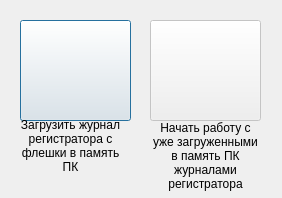
<?xml version="1.0" encoding="UTF-8"?>
<ui version="4.0">
 <class>WelcomeDialog</class>
 <widget class="QDialog" name="WelcomeDialog">
  <property name="geometry">
   <rect>
    <x>0</x>
    <y>0</y>
    <width>282</width>
    <height>198</height>
   </rect>
  </property>
  <property name="minimumSize">
   <size>
    <width>282</width>
    <height>198</height>
   </size>
  </property>
  <property name="maximumSize">
   <size>
    <width>282</width>
    <height>198</height>
   </size>
  </property>
  <property name="windowTitle">
   <string>Выберите сценарий</string>
  </property>
  <widget class="QPushButton" name="pushButton">
   <property name="geometry">
    <rect>
     <x>20</x>
     <y>20</y>
     <width>111</width>
     <height>101</height>
    </rect>
   </property>
   <property name="text">
    <string/>
   </property>
   <property name="iconSize">
    <size>
     <width>96</width>
     <height>96</height>
    </size>
   </property>
  </widget>
  <widget class="QPushButton" name="pushButton_2">
   <property name="enabled">
    <bool>false</bool>
   </property>
   <property name="geometry">
    <rect>
     <x>150</x>
     <y>20</y>
     <width>111</width>
     <height>101</height>
    </rect>
   </property>
   <property name="text">
    <string/>
   </property>
   <property name="iconSize">
    <size>
     <width>96</width>
     <height>96</height>
    </size>
   </property>
  </widget>
  <widget class="QLabel" name="label">
   <property name="geometry">
    <rect>
     <x>20</x>
     <y>110</y>
     <width>101</width>
     <height>71</height>
    </rect>
   </property>
   <property name="text">
    <string>Загрузить журнал регистратора с флешки в память ПК</string>
   </property>
   <property name="alignment">
    <set>Qt::AlignCenter</set>
   </property>
   <property name="wordWrap">
    <bool>true</bool>
   </property>
  </widget>
  <widget class="QLabel" name="label_2">
   <property name="geometry">
    <rect>
     <x>150</x>
     <y>120</y>
     <width>111</width>
     <height>71</height>
    </rect>
   </property>
   <property name="text">
    <string>Начать работу с уже загруженными в память ПК журналами регистратора</string>
   </property>
   <property name="alignment">
    <set>Qt::AlignCenter</set>
   </property>
   <property name="wordWrap">
    <bool>true</bool>
   </property>
  </widget>
 </widget>
 <resources/>
 <connections/>
</ui>
